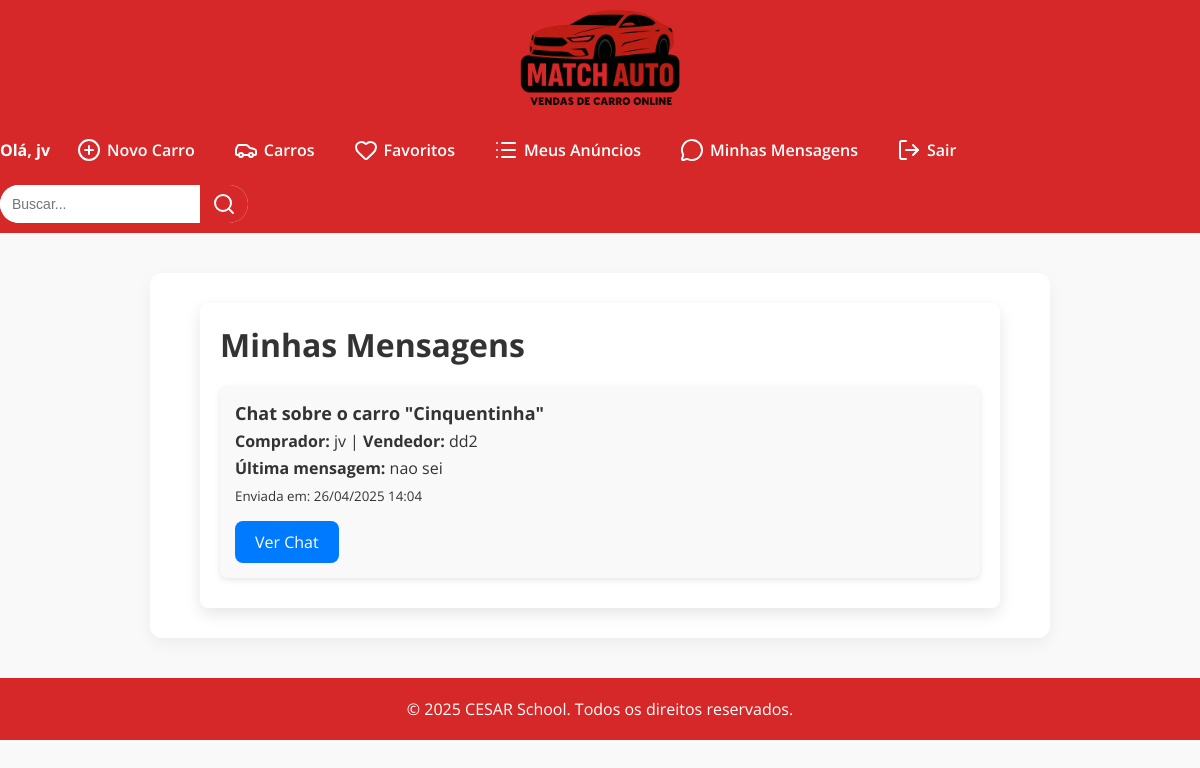
Screenshot of /interacoes/mensagens/ (signed in) with the database file from the repository.
### interacoes/models.py (models this page shows, shortened)
class Chat(models.Model):
    car = models.ForeignKey(Car, related_name='chats', on_delete=models.CASCADE)
    comprador = models.ForeignKey(User, related_name='comprador_chats', on_delete=models.CASCADE)
    vendedor = models.ForeignKey(User, related_name='vendedor_chats', on_delete=models.CASCADE)
    created_at = models.DateTimeField(auto_now_add=True)

class Message(models.Model):
    chat = models.ForeignKey(Chat, related_name='messages', on_delete=models.CASCADE)
    sender = models.ForeignKey(User, related_name='messages_sent', on_delete=models.CASCADE)
    text = models.TextField()
    created_at = models.DateTimeField(auto_now_add=True)

### cars/models.py (models this page shows, shortened)
class Car(models.Model):
    id = models.AutoField(primary_key=True)
    model = models.CharField(max_length=200)
    brand = models.ForeignKey(Brand, on_delete=models.PROTECT, related_name='car_brand')
    factory_year = models.IntegerField(blank = True, null = True)
    model_year = models.IntegerField(blank = True, null = True)
    km = models.IntegerField(blank = True, null = True)
    value = models.FloatField(blank = True, null = True)
    photo = models.ImageField(upload_to='cars/', blank = True, null = True)
    favoritos = models.ManyToManyField(User, related_name='carros_favoritos', blank=True)
    usuario = models.ForeignKey(User, on_delete=models.CASCADE)
    rating = models.DecimalField(max_digits=2, decimal_places=1, default=0)

### interacoes/views.py (the view)
# urls.py: path("mensagens/", views.minhas_mensagens, name="minhas_mensagens"),
@login_required
def minhas_mensagens(request):
    chats = Chat.objects.filter(comprador=request.user) | Chat.objects.filter(vendedor=request.user)
    chats_com_mensagens = []
    for chat in chats:
        last_message = chat.messages.order_by('-created_at').first()  # Obtem a última mensagem
        chats_com_mensagens.append({
            'chat': chat,
            'last_message': last_message
        })
    return render(request, 'minhas_mensagens.html', {'chats_com_mensagens': chats_com_mensagens})

### interacoes/templates/minhas_mensagens.html (shortened to what this page needs)
{% extends 'base.html' %}
{% block content %}
  <div class="mensagens-container">
    <h1>Minhas Mensagens</h1>
    {% if chats_com_mensagens %}
      <div class="chats-list">
        {% for chat_item in chats_com_mensagens %}
          <div class="chat-item">
            <h3>Chat sobre o carro "{{ chat_item.chat.car.model }}"</h3>
            <p><strong>Comprador:</strong> {{ chat_item.chat.comprador.username }} |
               <strong>Vendedor:</strong> {{ chat_item.chat.vendedor.username }}</p>
            <p><strong>Última mensagem:</strong> {{ chat_item.last_message.text }}</p>
            <p><small>Enviada em: {{ chat_item.last_message.created_at|date:"d/m/Y H:i" }}</small></p>
            <a href="{% url 'chat_detail' chat_item.chat.id %}" class="btn-chat">Ver Chat</a>
          </div>
        {% endfor %}
      </div>
    {% else %}
      <p>Você não tem chats.</p>
    {% endif %}
  </div>
{% endblock %}

### MATCHAUTOS/templates/base.html (shortened to what this page needs)
{% load static %}
{% get_media_prefix as MEDIA_URL %}
<!DOCTYPE html>
<html lang="pt-br">
<link rel="stylesheet" href="https://cdnjs.cloudflare.com/ajax/libs/font-awesome/6.5.0/css/all.min.css">
<head>
</head>
<body>
  <header>
    <a href="{% url 'cars_list' %}">
      <img src="{{ MEDIA_URL }}cars/Match_Auto_Logo-removebg.png" alt="MatchAuto Logo" class="logo">
    </a>
  </header>
  <nav>
    <ul>
      {% if user.is_authenticated %}
        <li style="color: white; font-weight: bold;">Olá, {{ user.username }}</li>
        <li><a href="{% url 'new_car' %}"><i data-lucide="plus-circle"></i> Novo Carro</a></li>
        <li><a href="{% url 'cars_list' %}"><i data-lucide="car"></i> Carros</a></li>
        <li><a href="{% url 'lista_favoritos' %}"><i data-lucide="heart"></i> Favoritos</a></li>
        <li><a href="{% url 'meus_anuncios' %}"><i data-lucide="list"></i> Meus Anúncios</a></li>
        <li>
          <a href="{% url 'minhas_mensagens' %}" class="bg-green-500 hover:bg-green-600 text-white font-bold py-2 px-4 rounded-lg transition duration-300">
            <i data-lucide="message-circle"></i> Minhas Mensagens
          </a>
        </li>
      {% else %}
        <li><a href="{% url 'register' %}"><i data-lucide="user-plus"></i> Cadastre-se</a></li>
        <li><a href="{% url 'login' %}"><i data-lucide="log-in"></i> Login</a></li>
        <li><a href="{% url 'cars_list' %}"><i data-lucide="car"></i> Carros</a></li>
      {% endif %}
      {% if user.is_authenticated %}
        <li><a href="{% url 'logout' %}"><i data-lucide="log-out"></i> Sair</a></li>
      {% endif %}
      <li>
        <form method="GET" action="{% url 'cars_list' %}" class="search-container">
          <input type="text" name="search" placeholder="Buscar...">
          <button type="submit"><i data-lucide="search"></i></button>
        </form>
      </li>
    </ul>
  </nav>
  <main>
    {% block content %}{% endblock %}
  </main>
  <footer>
    <p>&copy; 2025 CESAR School. Todos os direitos reservados.</p>
  </footer>
</body>
</html>

### MATCHAUTOS/templates/base.html (style rules this page uses)
* { margin: 0; padding: 0; box-sizing: border-box; }
body { font-family: 'Open Sans', sans-serif; background-color: #f9f9f9; color: #333; }
header { background-color: #d62828; color: #fff; height: 120px; text-align: center; display: flex; align-items: center; justify-content: center; }
.logo { height: 200px; max-height: 300%; cursor: pointer; transition: transform 0.3s ease; }
nav { background-color: #d62828; display: flex; justify-content: center; flex-wrap: wrap; gap: 15px; padding: 10px 0; }
nav ul { list-style: none; display: flex; flex-wrap: wrap; gap: 15px; align-items: center; padding: 0; margin: 0; }
nav ul li a { color: #fff; text-decoration: none; font-weight: 600; padding: 8px 12px; border-radius: 8px; transition: background-color 0.3s ease; display: flex; align-items: center; gap: 6px; }
.search-container { display: flex; align-items: center; background: #fff; border-radius: 20px; overflow: hidden; height: 38px; }
.search-container input { border: none; padding: 8px 12px; font-size: 14px; outline: none; width: 200px; height: 100%; }
.search-container button { background: #d62828; border: none; padding: 0 12px; cursor: pointer; color: white; height: 100%; display: flex; align-items: center; justify-content: center; }
main { max-width: 900px; margin: 40px auto; padding: 30px; background-color: #fff; border-radius: 12px; box-shadow: 0 6px 16px rgba(0, 0, 0, 0.05); }
footer { background-color: #d62828; color: #fff; padding: 20px; text-align: center; margin-top: 40px; }

### interacoes/templates/minhas_mensagens.html (style rules this page uses)
.mensagens-container { max-width: 800px; margin: 0 auto; padding: 20px; background-color: #fff; border-radius: 8px; box-shadow: 0 6px 16px rgba(0, 0, 0, 0.1); }
.chats-list { margin-top: 20px; }
.chat-item { background-color: #f9f9f9; padding: 15px; margin-bottom: 10px; border-radius: 8px; box-shadow: 0 2px 6px rgba(0, 0, 0, 0.1); }
.chat-item h3 { font-size: 18px; margin-bottom: 5px; }
.chat-item p { margin: 5px 0; }
.btn-chat { display: inline-block; margin-top: 10px; background-color: #007bff; color: white; padding: 10px 20px; border-radius: 8px; text-decoration: none; }

### rows the page displays
Chat: chat.car.model "Cinquentinha", chat.comprador.username "jv", chat.vendedor.username "dd2", last_message.text "nao sei", last_message.created_at "26/04/2025 14:04"

### other values shown
{{ user.username }} "jv"
